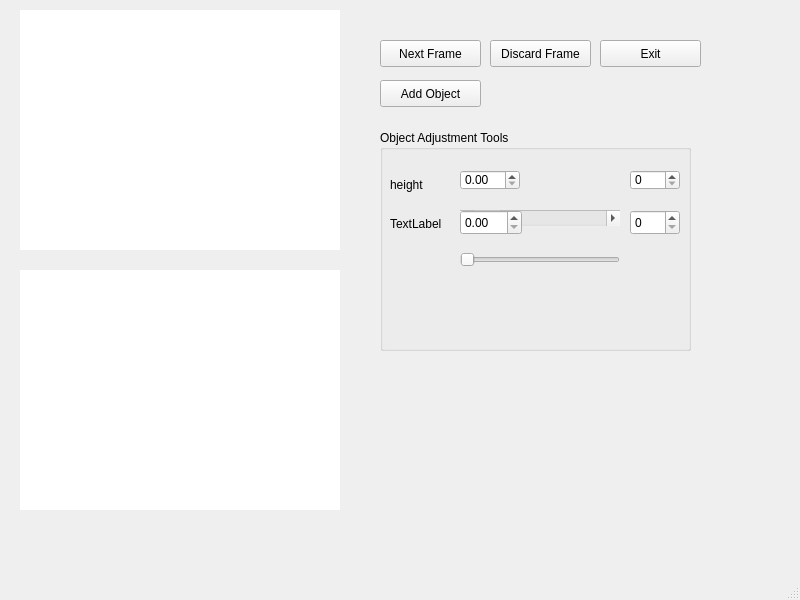
<?xml version="1.0" encoding="UTF-8"?>
<ui version="4.0">
 <class>LabelEditor</class>
 <widget class="QMainWindow" name="LabelEditor">
  <property name="geometry">
   <rect>
    <x>0</x>
    <y>0</y>
    <width>800</width>
    <height>600</height>
   </rect>
  </property>
  <property name="windowTitle">
   <string>MainWindow</string>
  </property>
  <widget class="QWidget" name="centralwidget">
   <widget class="QGraphicsView" name="imageView">
    <property name="geometry">
     <rect>
      <x>20</x>
      <y>10</y>
      <width>320</width>
      <height>240</height>
     </rect>
    </property>
    <property name="frameShape">
     <enum>QFrame::NoFrame</enum>
    </property>
    <property name="frameShadow">
     <enum>QFrame::Plain</enum>
    </property>
    <property name="lineWidth">
     <number>0</number>
    </property>
   </widget>
   <widget class="QGraphicsView" name="imageView_2">
    <property name="geometry">
     <rect>
      <x>20</x>
      <y>270</y>
      <width>320</width>
      <height>240</height>
     </rect>
    </property>
    <property name="frameShape">
     <enum>QFrame::NoFrame</enum>
    </property>
    <property name="frameShadow">
     <enum>QFrame::Plain</enum>
    </property>
    <property name="lineWidth">
     <number>0</number>
    </property>
   </widget>
   <widget class="QPushButton" name="nextPB">
    <property name="geometry">
     <rect>
      <x>380</x>
      <y>40</y>
      <width>101</width>
      <height>27</height>
     </rect>
    </property>
    <property name="text">
     <string>Next Frame</string>
    </property>
   </widget>
   <widget class="QPushButton" name="discardPB">
    <property name="geometry">
     <rect>
      <x>490</x>
      <y>40</y>
      <width>101</width>
      <height>27</height>
     </rect>
    </property>
    <property name="text">
     <string>Discard Frame</string>
    </property>
   </widget>
   <widget class="QPushButton" name="exitPB">
    <property name="geometry">
     <rect>
      <x>600</x>
      <y>40</y>
      <width>101</width>
      <height>27</height>
     </rect>
    </property>
    <property name="text">
     <string>Exit</string>
    </property>
   </widget>
   <widget class="QPushButton" name="addPB">
    <property name="geometry">
     <rect>
      <x>380</x>
      <y>80</y>
      <width>101</width>
      <height>27</height>
     </rect>
    </property>
    <property name="text">
     <string>Add Object</string>
    </property>
   </widget>
   <widget class="QGroupBox" name="groupBox">
    <property name="geometry">
     <rect>
      <x>380</x>
      <y>130</y>
      <width>311</width>
      <height>221</height>
     </rect>
    </property>
    <property name="title">
     <string>Object Adjustment Tools</string>
    </property>
    <widget class="QDoubleSpinBox" name="doubleSpinBox">
     <property name="geometry">
      <rect>
       <x>80</x>
       <y>40</y>
       <width>60</width>
       <height>20</height>
      </rect>
     </property>
    </widget>
    <widget class="QLabel" name="label">
     <property name="geometry">
      <rect>
       <x>10</x>
       <y>45</y>
       <width>50</width>
       <height>20</height>
      </rect>
     </property>
     <property name="text">
      <string>height</string>
     </property>
    </widget>
    <widget class="QSpinBox" name="spinBox">
     <property name="geometry">
      <rect>
       <x>250</x>
       <y>40</y>
       <width>50</width>
       <height>20</height>
      </rect>
     </property>
    </widget>
    <widget class="QSpinBox" name="spinBox_2">
     <property name="geometry">
      <rect>
       <x>250</x>
       <y>80</y>
       <width>50</width>
       <height>25</height>
      </rect>
     </property>
    </widget>
    <widget class="QScrollBar" name="horizontalScrollBar_2">
     <property name="geometry">
      <rect>
       <x>80</x>
       <y>80</y>
       <width>160</width>
       <height>16</height>
      </rect>
     </property>
     <property name="orientation">
      <enum>Qt::Horizontal</enum>
     </property>
    </widget>
    <widget class="QDoubleSpinBox" name="doubleSpinBox_2">
     <property name="geometry">
      <rect>
       <x>80</x>
       <y>80</y>
       <width>62</width>
       <height>25</height>
      </rect>
     </property>
    </widget>
    <widget class="QLabel" name="label_2">
     <property name="geometry">
      <rect>
       <x>10</x>
       <y>85</y>
       <width>62</width>
       <height>17</height>
      </rect>
     </property>
     <property name="text">
      <string>TextLabel</string>
     </property>
    </widget>
    <widget class="QSlider" name="horizontalSlider">
     <property name="geometry">
      <rect>
       <x>80</x>
       <y>120</y>
       <width>160</width>
       <height>20</height>
      </rect>
     </property>
     <property name="orientation">
      <enum>Qt::Horizontal</enum>
     </property>
    </widget>
   </widget>
  </widget>
  <widget class="QMenuBar" name="menubar">
   <property name="geometry">
    <rect>
     <x>0</x>
     <y>0</y>
     <width>800</width>
     <height>27</height>
    </rect>
   </property>
  </widget>
  <widget class="QStatusBar" name="statusbar"/>
 </widget>
 <resources/>
 <connections/>
</ui>
